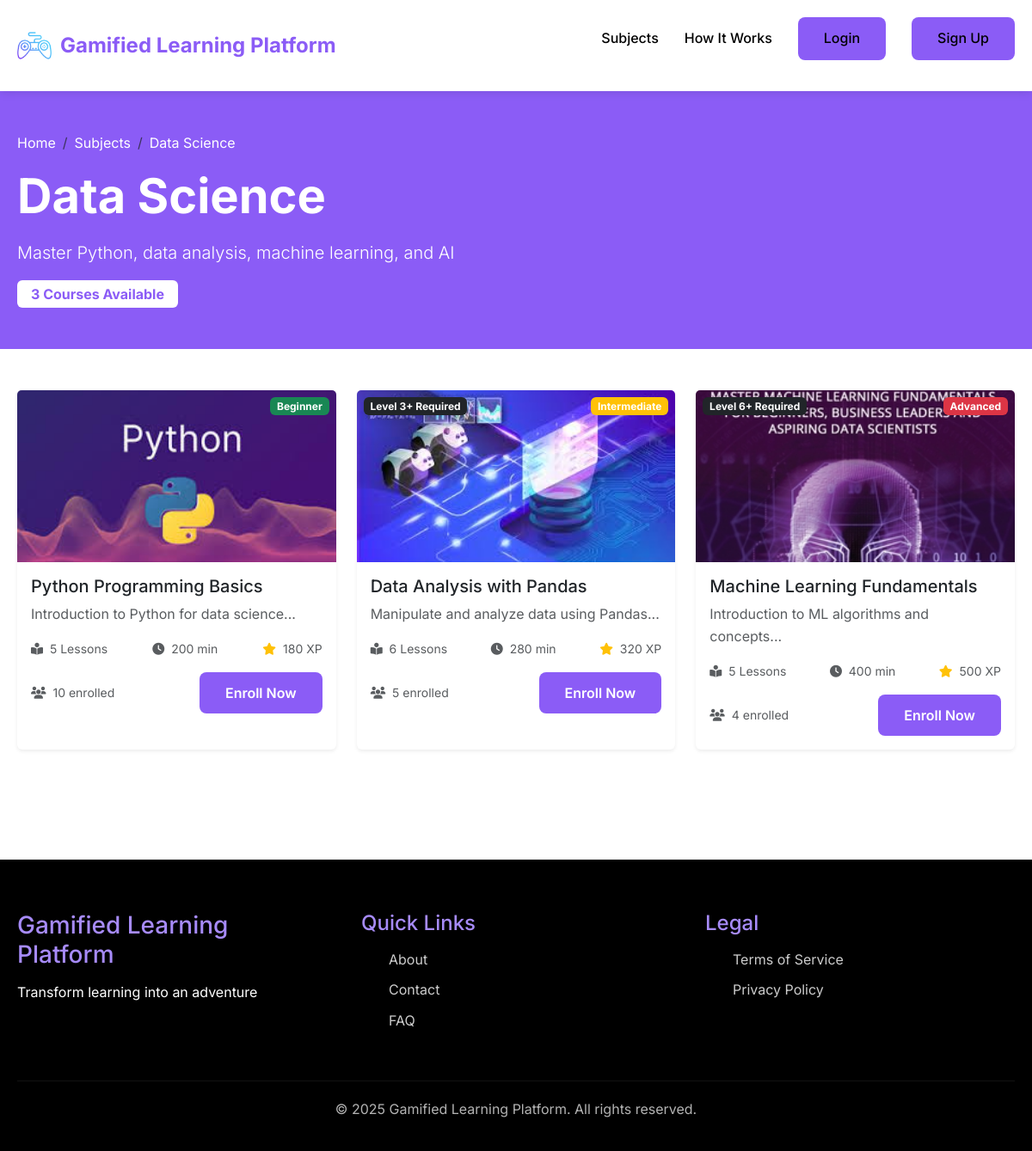
/pages/courses.php?subject_id=2, run on the app's committed database.
### tables this page shows
CREATE TABLE subjects (
    subject_id INT PRIMARY KEY AUTO_INCREMENT,
    subject_name VARCHAR(100) NOT NULL,
    description TEXT,
    icon VARCHAR(255),
    is_active BOOLEAN DEFAULT TRUE,
    created_at TIMESTAMP DEFAULT CURRENT_TIMESTAMP
);

CREATE TABLE courses (
    course_id INT PRIMARY KEY AUTO_INCREMENT,
    subject_id INT NOT NULL,
    course_title VARCHAR(200) NOT NULL,
    description TEXT,
    difficulty ENUM('beginner', 'intermediate', 'advanced', 'expert') DEFAULT 'beginner',
    required_level INT DEFAULT 1,
    thumbnail VARCHAR(255),
    estimated_duration INT,  
    xp_reward INT DEFAULT 100,
    is_published BOOLEAN DEFAULT TRUE,
    created_by INT,  
    created_at TIMESTAMP DEFAULT CURRENT_TIMESTAMP,
    updated_at TIMESTAMP DEFAULT CURRENT_TIMESTAMP ON UPDATE CURRENT_TIMESTAMP,
    FOREIGN KEY (subject_id) REFERENCES subjects(subject_id) ON DELETE CASCADE,
    FOREIGN KEY (created_by) REFERENCES users(user_id) ON DELETE SET NULL
);

### includes/session.php (called while the page is built, shortened)
<?php
function is_logged_in() {
    return isset($_SESSION['user_id']);
}
?>

### pages/courses.php (the view, shortened to what this page needs)
<?php
require_once '../includes/header.php';
require_once INCLUDES_PATH .'navbar.php';
$subject_id = isset($_GET['subject_id']) ? (int)$_GET['subject_id'] : 0;
$stmt = $conn->prepare("SELECT * FROM subjects WHERE subject_id = ? AND is_active = 1");
$stmt->execute([$subject_id]);
$subject = $stmt->fetch();
$stmt = $conn->prepare("
    SELECT c.*,
           (SELECT COUNT(*) FROM lessons WHERE course_id = c.course_id) as lesson_count,
           (SELECT COUNT(*) FROM user_courses WHERE course_id = c.course_id) as enrolled_count
    FROM courses c
    WHERE c.subject_id = ? AND c.is_published = 1
    ORDER BY c.created_at DESC
");
$stmt->execute([$subject_id]);
$courses = $stmt->fetchAll();
?>
<section class="bg-purple text-white py-5">
    <div class="container">
        <nav aria-label="breadcrumb">
            <ol class="breadcrumb">
                <li class="breadcrumb-item"><a href="/" class="text-white">Home</a></li>
                <li class="breadcrumb-item"><a href="/pages/subjects.php" class="text-white">Subjects</a></li>
                <li class="breadcrumb-item active text-white"><?php echo htmlspecialchars($subject['subject_name']); ?></li>
            </ol>
        </nav>
        <h1 class="display-4 fw-bold mb-3"><?php echo htmlspecialchars($subject['subject_name']); ?></h1>
        <p class="lead"><?php echo htmlspecialchars($subject['description']); ?></p>
        <div class="mt-3">
            <span class="badge bg-white text-purple fs-6 px-3 py-2">
                <?php echo count($courses); ?> Courses Available
            </span>
        </div>
    </div>
</section>
<section class="py-5">
    <div class="container">
        <?php if (empty($courses)): ?>
            <div class="text-center py-5">
                <i class="fas fa-book-open fa-4x text-muted mb-3"></i>
                <h3>No courses available yet</h3>
                <p class="text-muted">Courses for this subject are coming soon!</p>
                <a href="/pages/subjects.php" class="btn btn-primary">Browse Other Subjects</a>
            </div>
        <?php else: ?>
            <div class="row g-4">
                <?php foreach ($courses as $course): ?>
                    <div class="col-md-4">
                        <div class="card h-100 border-0 shadow-sm hover-lift">
                            <div class="position-relative">
                                <img src="<?php echo UPLOAD_URL; ?>thumbnails/<?php echo $course['thumbnail']; ?>"
                                     class="card-img-top" alt="<?php echo htmlspecialchars($course['course_title']); ?>"
                                     style="height: 200px; object-fit: cover;">
                                <span class="position-absolute top-0 end-0 m-2 badge bg-<?php
                                    echo $course['difficulty'] == 'beginner' ? 'success' :
                                        ($course['difficulty'] == 'intermediate' ? 'warning' :
                                        ($course['difficulty'] == 'advanced' ? 'danger' : 'dark'));
                                ?>">
                                    <?php echo ucfirst($course['difficulty']); ?>
                                </span>
                                <?php if ($course['required_level'] > 1): ?>
                                    <span class="position-absolute top-0 start-0 m-2 badge bg-dark">
                                        Level <?php echo $course['required_level']; ?>+ Required
                                    </span>
                                <?php endif; ?>
                            </div>
                            <div class="card-body">
                                <h5 class="card-title"><?php echo htmlspecialchars($course['course_title']); ?></h5>
                                <p class="card-text text-muted"><?php echo substr(htmlspecialchars($course['description']), 0, 100); ?>...</p>
                                <div class="d-flex justify-content-between text-muted small mb-3">
                                    <span><i class="fas fa-book-reader me-1"></i> <?php echo $course['lesson_count']; ?> Lessons</span>
                                    <span><i class="fas fa-clock me-1"></i> <?php echo $course['estimated_duration']; ?> min</span>
                                    <span><i class="fas fa-star me-1 text-warning"></i> <?php echo $course['xp_reward']; ?> XP</span>
                                </div>
                                <div class="d-flex justify-content-between align-items-center">
                                    <small class="text-muted">
                                        <i class="fas fa-users me-1"></i> <?php echo $course['enrolled_count']; ?> enrolled
                                    </small>
                                    <?php if (is_logged_in()): ?>
                                        <?php
                                        $stmt_check = $conn->prepare("SELECT * FROM user_courses WHERE user_id = ? AND course_id = ?");
                                        $stmt_check->execute([get_user_id(), $course['course_id']]);
                                        $is_enrolled = $stmt_check->rowCount() > 0;
                                        ?>
                                        <?php if ($is_enrolled): ?>
                                            <a href="/dashboard/course-details.php?id=<?php echo $course['course_id']; ?>"
                                               class="btn btn-sm btn-success">Continue</a>
                                        <?php else: ?>
                                            <a href="/actions/enroll-course.php?id=<?php echo $course['course_id']; ?>"
                                               class="btn btn-sm btn-primary">Enroll Now</a>
                                        <?php endif; ?>
                                    <?php else: ?>
                                        <a href="/auth/register.php" class="btn btn-sm btn-primary">Enroll Now</a>
                                    <?php endif; ?>
                                </div>
                            </div>
                        </div>
                    </div>
                <?php endforeach; ?>
            </div>
        <?php endif; ?>
    </div>
</section>
<?php require_once '../includes/footer.php'; ?>

### assets/css/colors.css (style rules this page uses)
:root { --purple-primary: #8B5CF6; --purple-dark: #7C3AED; --purple-light: #A78BFA; --black: #000000; --black-light: #1F1F1F; --white: #FFFFFF; --gray: #6B7280; --gray-light: #F3F4F6; --success: #10B981; --warning: #F59E0B; --danger: #EF4444; }
body { background: var(--white); color: var(--black); font-family: 'Inter', sans-serif; }
.btn-primary { background: var(--purple-primary); color: var(--white); padding: 12px 24px; border-radius: 8px; border: none; cursor: pointer; transition: 0.3s; }

### assets/css/style.css (style rules this page uses)
* { margin: 0; padding: 0; box-sizing: border-box; }
body { font-family: 'Inter', 'Segoe UI', Tahoma, Geneva, Verdana, sans-serif; background: var(--white); color: var(--black); line-height: 1.6; }
img { max-width: 100%; height: auto; display: block; }
a { text-decoration: none; color: inherit; }
.container { max-width: 1200px; margin: 0 auto; padding: 0 20px; }
.btn-primary { background: var(--purple-primary); color: var(--white); padding: 12px 30px; border-radius: 8px; border: none; cursor: pointer; font-size: 16px; font-weight: 600; transition: all 0.3s ease; display: inline-block; }
section { padding: 80px 0; }

### assets/css/custom.css (style rules this page uses)
:root { --bs-primary: #8B5CF6; --bs-primary-rgb: 139, 92, 246; }
body { font-family: 'Inter', sans-serif; }
.btn-primary { background: #8B5CF6; border-color: #8B5CF6; }
.text-purple { color: #8B5CF6 !important; }
.bg-purple { background-color: #8B5CF6 !important; }
.hover-lift { transition: transform 0.3s ease, box-shadow 0.3s ease; }
.text-purple { color: #8B5CF6; }
.bg-purple { background-color: #8B5CF6; }

### data on the page
subjects: subject_name "Data Science", description "Master Python, data analysis, machine learning, and AI"
courses: thumbnail (picture), difficulty "Beginner", course_title "Python Programming Basics", description "Introduction to Python for data science", lesson_count "5", estimated_duration "200", xp_reward "180", enrolled_count "10"
courses: thumbnail (picture), difficulty "Intermediate", required_level "3", course_title "Data Analysis with Pandas", description "Manipulate and analyze data using Pandas", lesson_count "6", estimated_duration "280", xp_reward "320", enrolled_count "5"
courses: thumbnail (picture), difficulty "Advanced", required_level "6", course_title "Machine Learning Fundamentals", description "Introduction to ML algorithms and concepts", lesson_count "5", estimated_duration "400", xp_reward "500", enrolled_count "4"

### other printed values
SITE_NAME "Gamified Learning Platform"
count($courses) "3"
